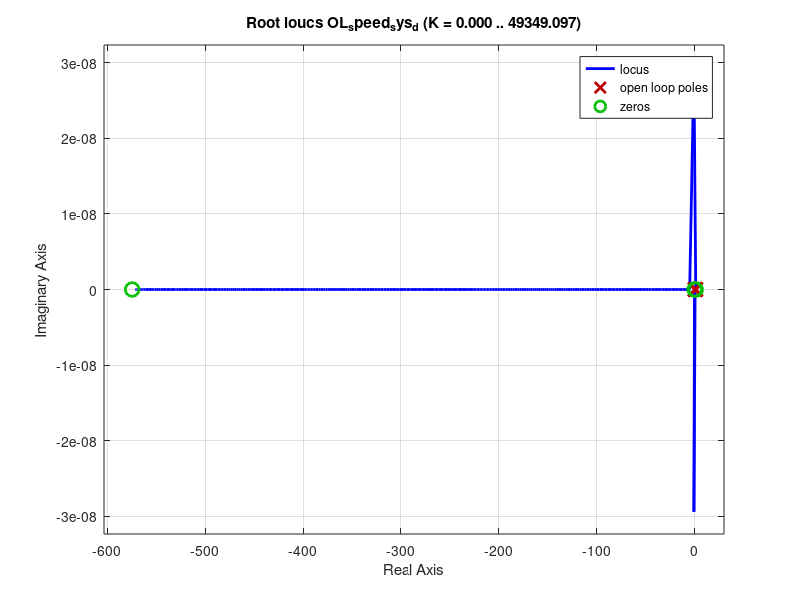
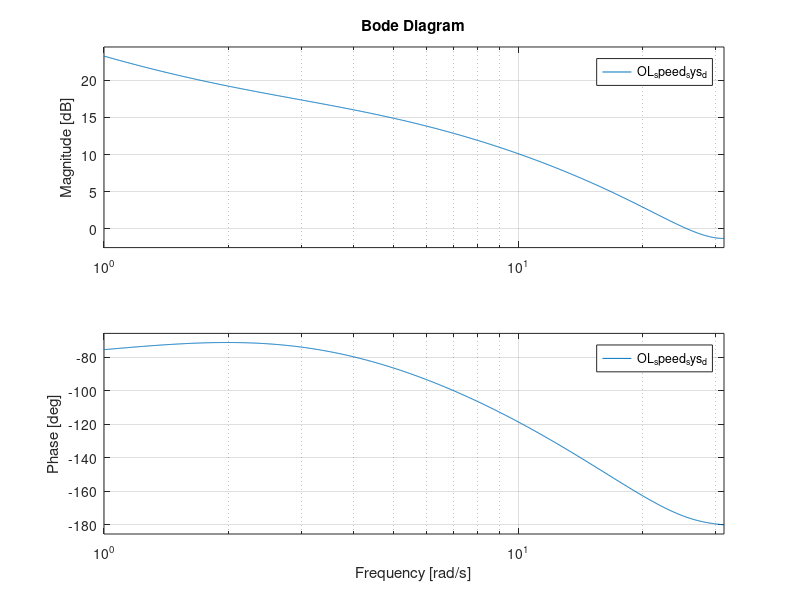
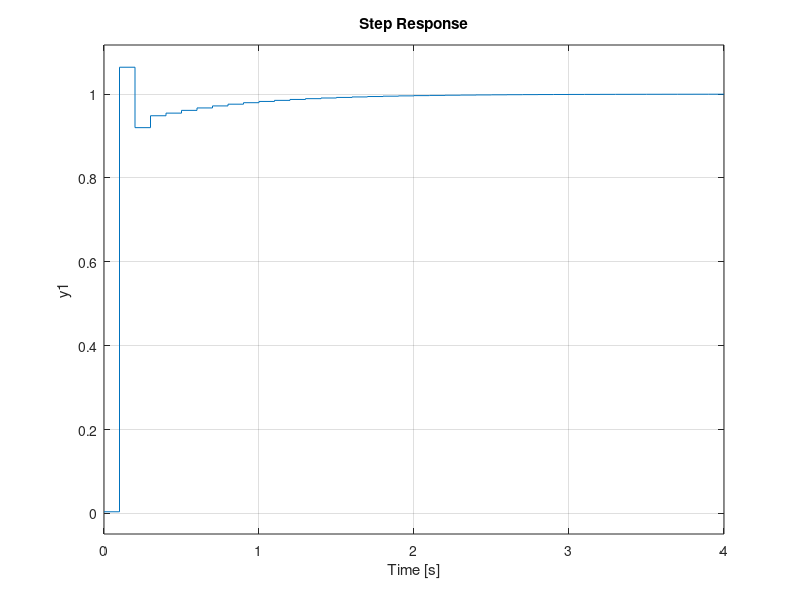

Recreate these plots in MATLAB, in order. (Note: this script raises an error after producing the figures.)
K=0.205724771;
Ra=7.326161;
J=2.384*(10^(-4));
bv=1.942041667;
bm=0.000413802;
M=0.367;
r=0.0335;
num_m = [J*K bm*K];
den_m = [(J*Ra) ((bm*Ra)+(K^2))];
M_s = tf(num_m, den_m)
den_v= [M*r bv*r];
V_s = tf(2, den_v)
PID_control=pid(0.9981,221.8,0.0008872);
OL_speed_sys = series(series(M_s, V_s),PID_control)
CL_speed_sys = feedback(OL_speed_sys,1,-1)
ramp_sys=series(tf(1,[1 0]),CL_speed_sys)
OL_speed_sys_d = c2d(OL_speed_sys,0.1)
CL_speed_sys_d = c2d(CL_speed_sys,0.1)
ramp_sys_d = c2d(ramp_sys,0.1)
PID_control_d = c2d(PID_control,0.1,'tustin')
rlocus(OL_speed_sys_d)
figure
bode(OL_speed_sys_d)
figure
step(CL_speed_sys_d)
stepinfo(CL_speed_sys_d)
figure
step(ramp_sys_d)
figure
pzmap(CL_speed_sys_d)
